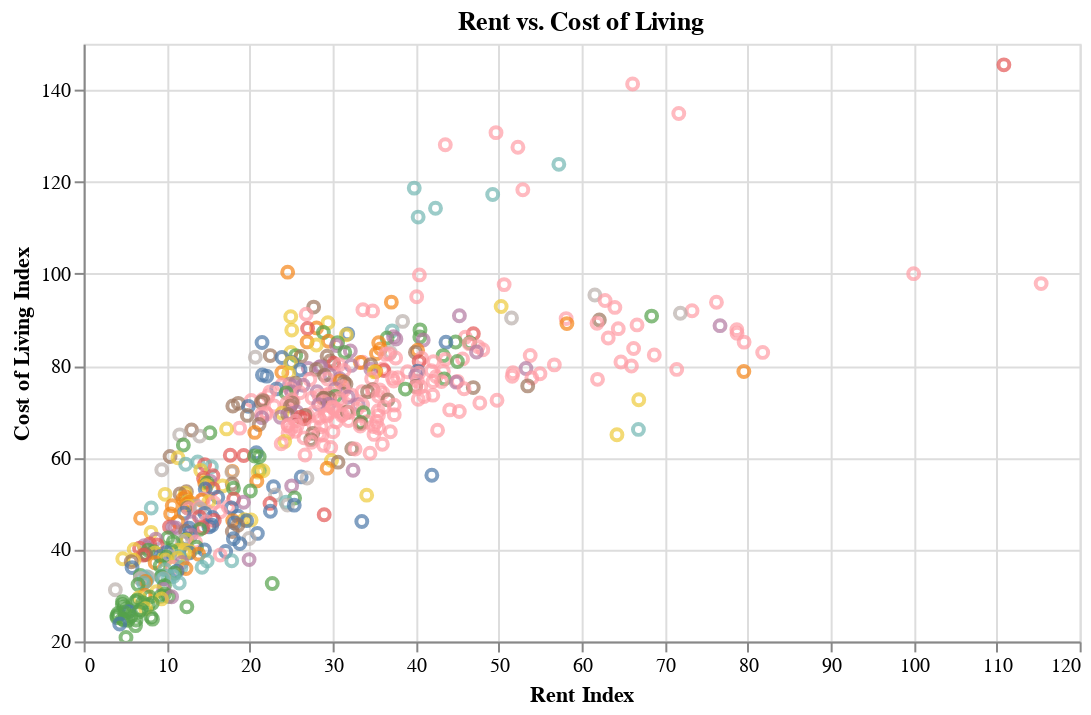

The notebook cell this image was saved under:
### Code cell
# Scatter plot of Rent vs. Cost of Living
chart = (
    df_cola.plot.point(
        x="Rent Index",
        y="Cost of Living Index",
        color=alt.Color("Country", legend=None),
        tooltip=["Rent Index", "Cost of Living Index", "City"]
        )
        .properties(width=500, title="Rent vs. Cost of Living")
        .configure_scale(zero=False)
)

chart

### Figure 1 — Vega-Lite specification as saved in the notebook (floating-point values rounded to 4 significant figures; data arrays with more than 128 entries replaced by an {"elided": "..."} marker saying what was removed)
{"config": {"view": {"continuousWidth": 300, "continuousHeight": 300}, "scale": {"zero": false}}, "data": {"name": "data-bcbafcea07663be3e453681d693afc37"}, "mark": {"type": "point", "tooltip": true}, "encoding": {"color": {"field": "Country", "legend": null, "type": "nominal"}, "tooltip": [{"field": "Rent Index", "type": "quantitative"}, {"field": "Cost of Living Index", "type": "quantitative"}, {"field": "City", "type": "nominal"}], "x": {"field": "Rent Index", "type": "quantitative"}, "y": {"field": "Cost of Living Index", "type": "quantitative"}}, "params": [{"name": "param_4", "select": {"type": "interval", "encodings": ["x", "y"]}, "bind": "scales"}], "title": "Rent vs. Cost of Living", "width": 500, "$schema": "https://vega.github.io/schema/vega-lite/v5.20.1.json", "datasets": {"data-bcbafcea07663be3e453681d693afc37": {"elided": "540 records"}}}
